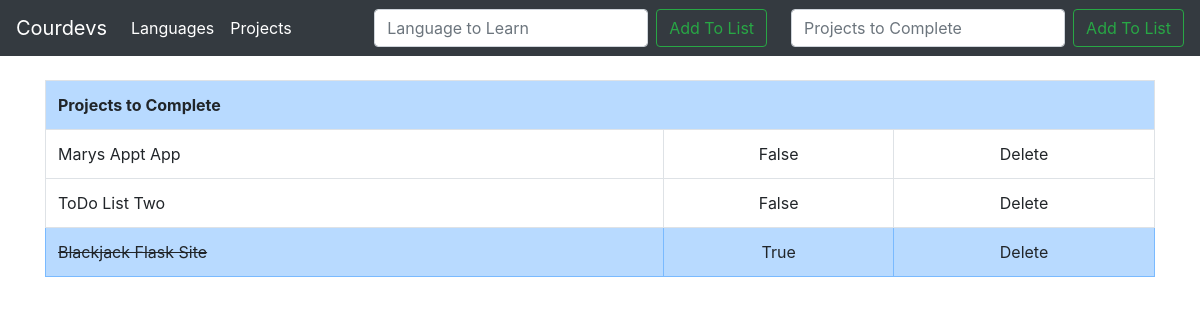
The page /edit/ on the database its author committed.
### todoTwo/models.py (models this page shows, shortened)
class Project(models.Model):
	itemproj = models.CharField(max_length=200)
	completedproj = models.BooleanField(default=False)

### todoTwo/views.py (the view)
# urls.py: path('edit/', views.edit, name='edit'),
def edit(request):
	all_proj = Project.objects.all
	return render(request, 'edit.html', {'all_proj': all_proj})

### todoTwo/templates/edit.html
{% extends 'base.html' %}
{% block content %}
		{% if all_proj %}
			<div class="container">
      			<table class="table table-bordered">
        			<th class="table table-primary" colspan="4">Projects to Complete</th>
						{% for stuff in all_proj %}
							{% if stuff.completedproj %}
								<tr class="table-primary">
									<td class="striker">{{ stuff.itemproj }}</td>
									<td><center>{{ stuff.completedproj }}</center></td>
									<td><center>Delete</center></td>
								</tr>
								{% else %}
								<tr>
									<td>{{ stuff.itemproj }}</td>
									<td><center>{{ stuff.completedproj }}</center></td>
									<td><center>Delete</center></td>
								</tr>
							{% endif %}
				      	{% endfor %}
				</table>
      	{% endif %}
{% endblock %}

### static/css/my_style.css (style rules this page uses)
.striker { text-decoration: line-through; }

### rows shown on the page
Project: itemproj "Marys Appt App", completedproj "False"
Project: itemproj "ToDo List Two", completedproj "False"
Project: itemproj "Blackjack Flask Site", completedproj "True"
